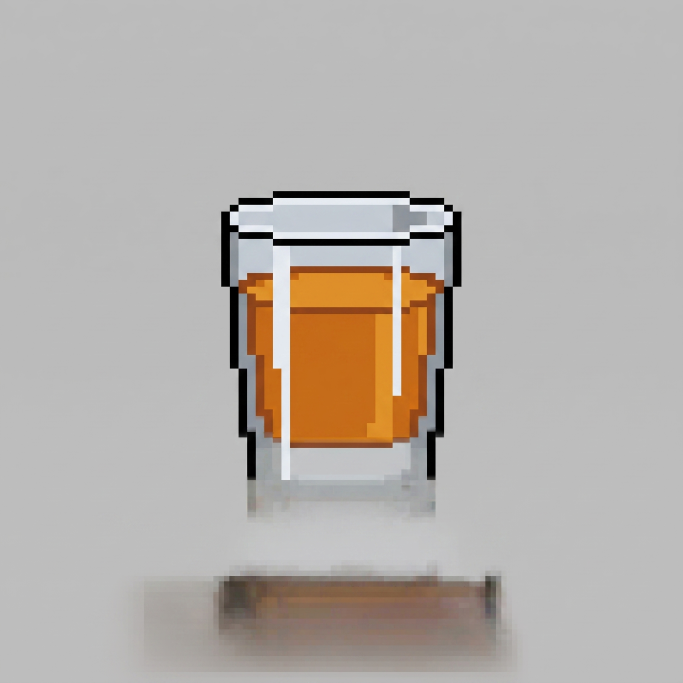
#> input picture Assets/Props/Shot.jpeg, 2048 x 2048 px (shown at 1/3 size)
$ python process_shot_icon.py
#> lines starting #> are read from the running program, lines starting #| are printed output that depends on the picture; after the words box and inside, x2 and y2 are one past the last pixel; in counts of white or black regions, pixels touching at a corner belong together
"""
UI/Shot.jpeg came out of the asset pipeline with a checkerboard "transparency
preview" baked into its actual pixels (JPEG can't hold real alpha), so it's
unusable as a plain icon. Props/Shot.jpeg has the same glass art on a clean
flat grey backdrop, so we chroma-key that one instead and crop it down to a
transparent icon, matching Beer/Cocktail/Juice's style.
"""
from PIL import Image, ImageDraw
import numpy as np
import pathlib

BASE = pathlib.Path(__file__).resolve().parent.parent / "Assets"
SRC = BASE / "Props" / "Shot.jpeg"
OUT = BASE / "UI" / "Shot.png"

im = Image.open(SRC).convert("RGBA")
w, h = im.size
#> w = 2048; h = 2048

for corner in [(0, 0), (w - 1, 0), (0, h - 1), (w - 1, h - 1), (w // 2, 2), (2, h // 2), (w - 2, h // 2)]:
    ImageDraw.floodfill(im, corner, (0, 0, 0, 0), thresh=35)
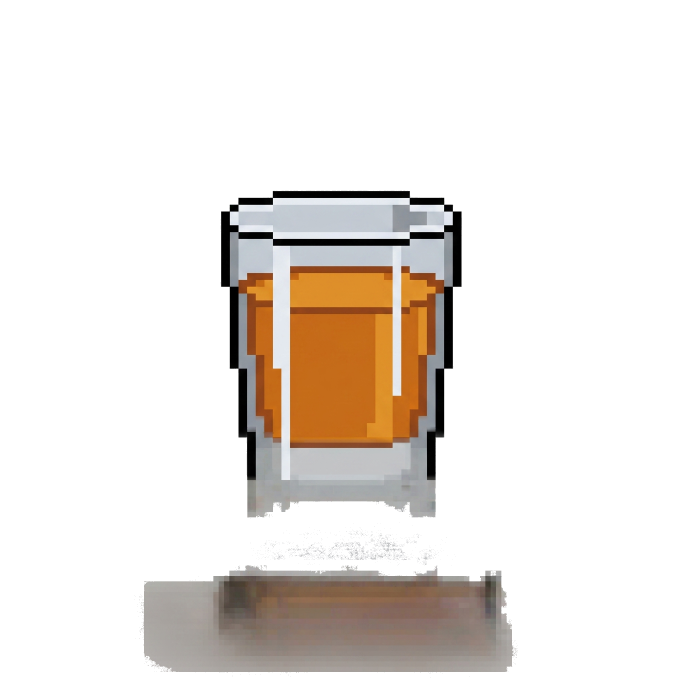
#> im: PIL image 2048x2048 RGBA (shown at 1/3 size); mean R, G, B, A 35.6, 29.8, 24.8, 56.6; transparent parts drawn white

# The source also has a floor reflection below the glass, disconnected from it
# by a gap — cut it off there so only the glass itself becomes the icon.
alpha_arr = np.array(im.split()[3])
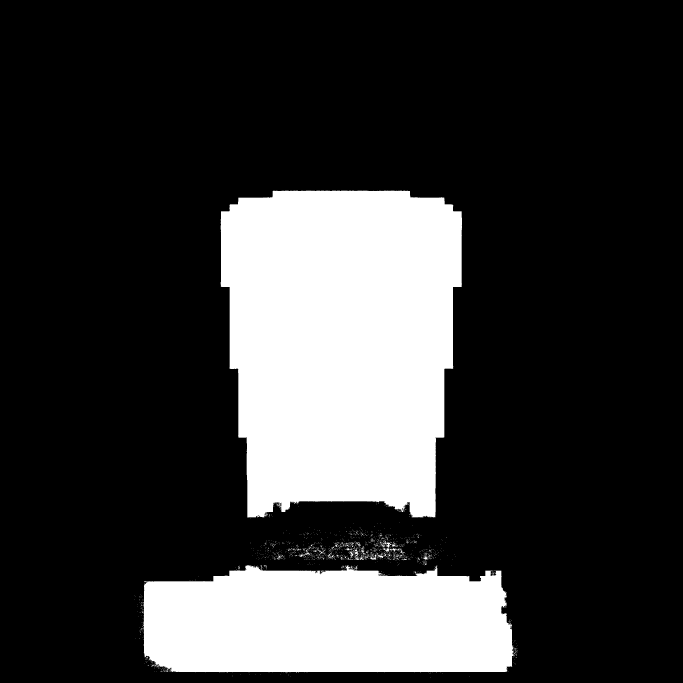
#> alpha_arr: shape (2048, 2048) (shown at 1/3 size); 22.2% white; 1678 white regions (1630 under 20 px), largest, box (x1, y1, x2, y2) and area: (662, 572, 1386, 1553) 608363, (426, 1696, 1545, 2019) 317771, (1149, 1622, 1171, 1658) 259
row_has_content = (alpha_arr > 200).sum(axis=1)
#> row_has_content = 2048 values, max 1113 at index 1945, min 0 at index 0, mean 454.9
content_rows = np.where(row_has_content > 3)[0]
#> content_rows = 1404 values from 572 to 2018
first_row = int(content_rows.min())
#> first_row = 572
last_row = first_row
#> last_row = 572
prev = first_row
#> prev = 572
for r in content_rows[1:]:
    if r - prev > 15:
        break
    last_row = r
    prev = r
im = im.crop((0, first_row, w, last_row + 1))
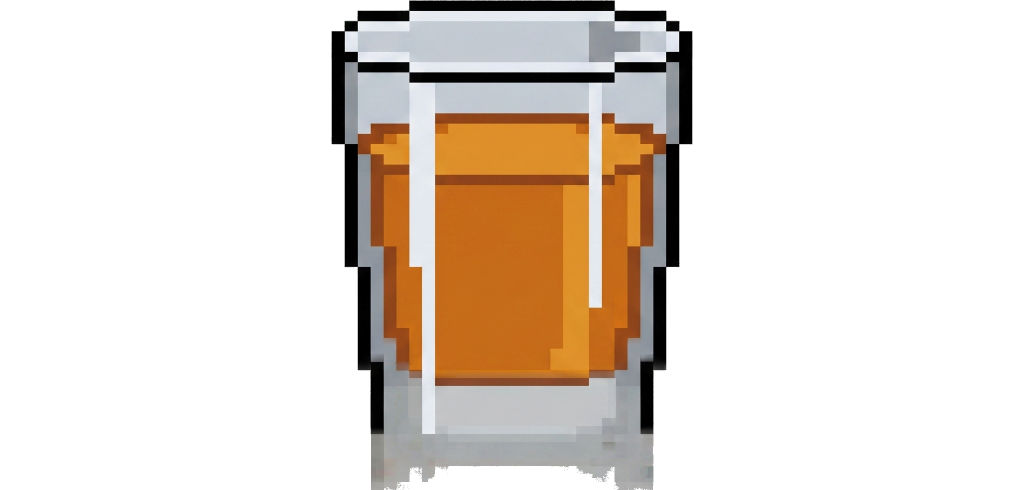
#> im: PIL image 2048x980 RGBA (shown at 1/2 size); mean R, G, B, A 50.9, 41.1, 32, 77.3; transparent parts drawn white
w, h = im.size
#> h = 980

bbox = im.split()[3].getbbox()
#> bbox = (662, 0, 1386, 980)
pad_x = int((bbox[2] - bbox[0]) * 0.12)
#> pad_x = 86
pad_y = int((bbox[3] - bbox[1]) * 0.08)
#> pad_y = 78
crop_box = (
    max(0, bbox[0] - pad_x),
    max(0, bbox[1] - pad_y),
    min(w, bbox[2] + pad_x),
    min(h, bbox[3] + pad_y),
)
#> crop_box = (576, 0, 1472, 980)
cropped = im.crop(crop_box)
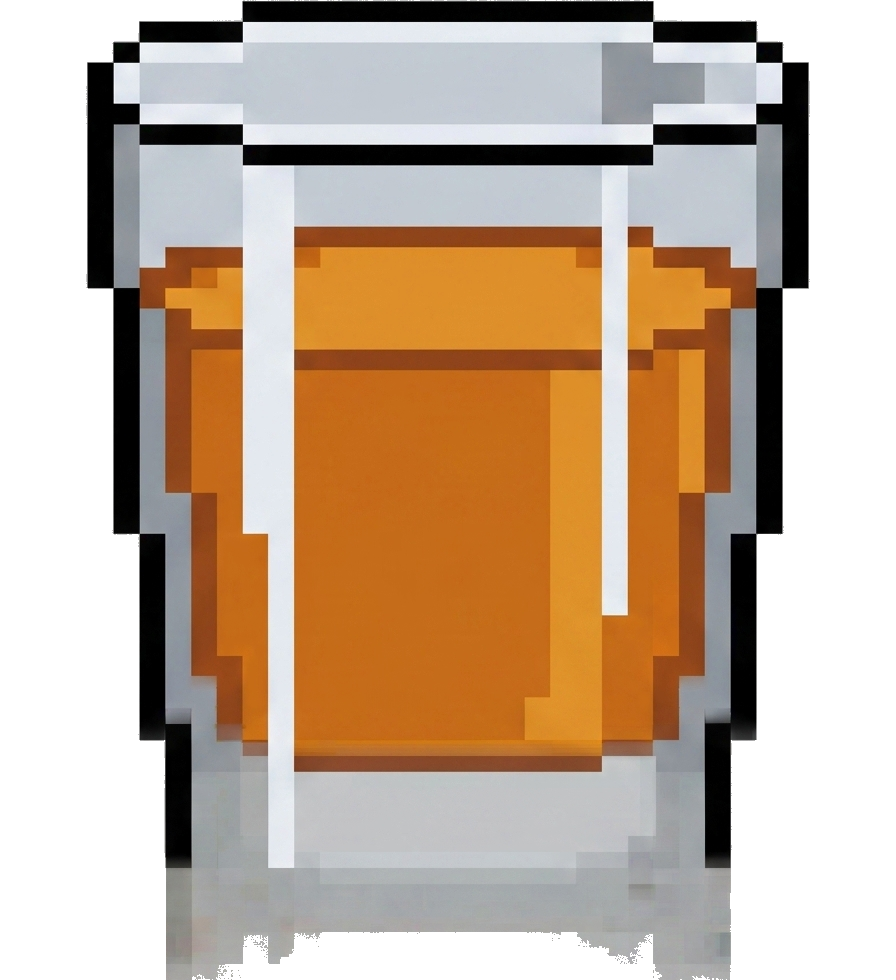
#> cropped: PIL image 896x980 RGBA; mean R, G, B, A 116.5, 94, 73, 176.7; transparent parts drawn white
# Downscale — the source is a huge 2048x2048 render, way bigger than needed.
target_h = 480
scale = target_h / cropped.size[1]
#> scale = 0.49
resized = cropped.resize((max(1, int(cropped.size[0] * scale)), target_h), Image.LANCZOS)
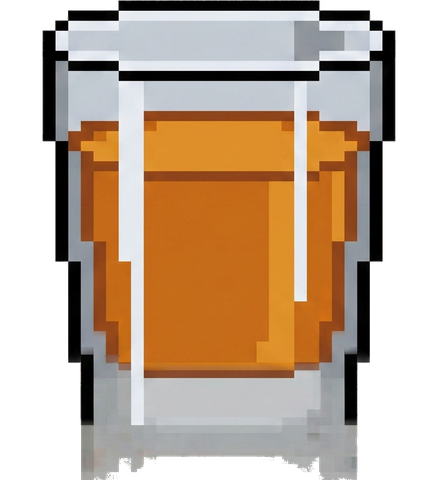
#> resized: PIL image 438x480 RGBA; mean R, G, B, A 118.2, 95.7, 74.8, 176.7; transparent parts drawn white
resized.save(OUT)
print("wrote", OUT, resized.size)
#| wrote Assets/UI/Shot.png (438, 480)
